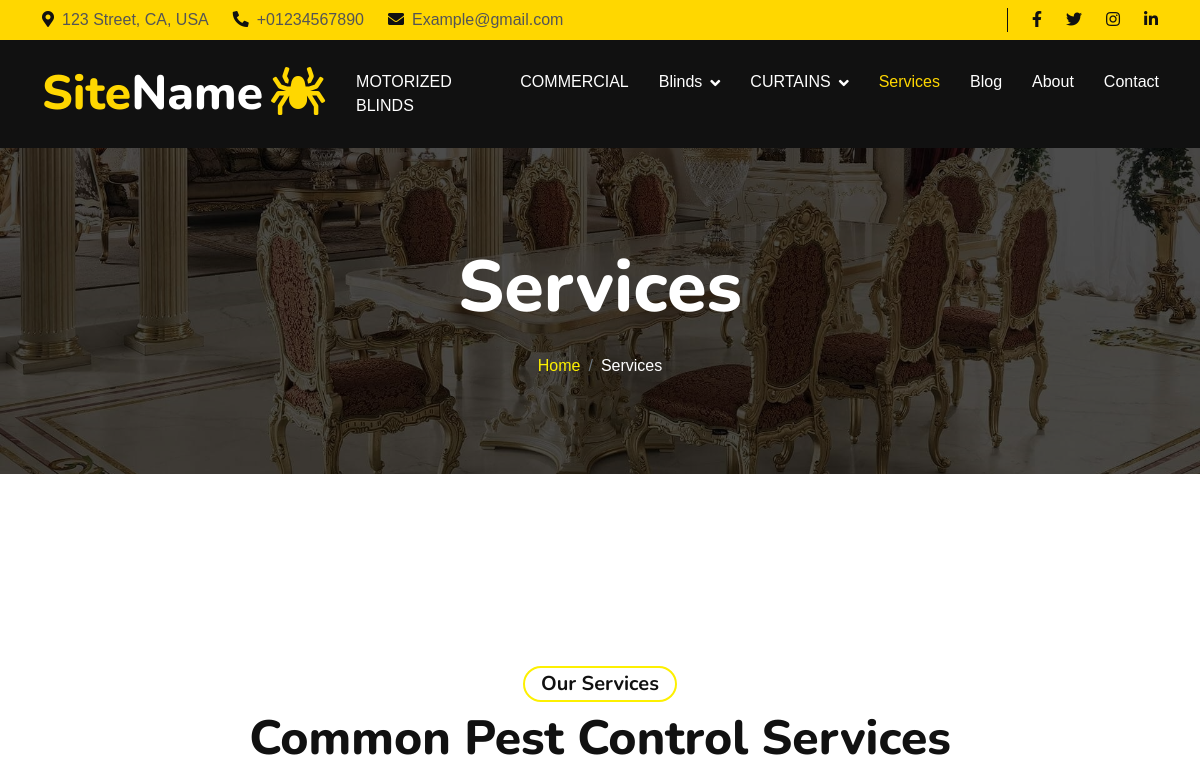
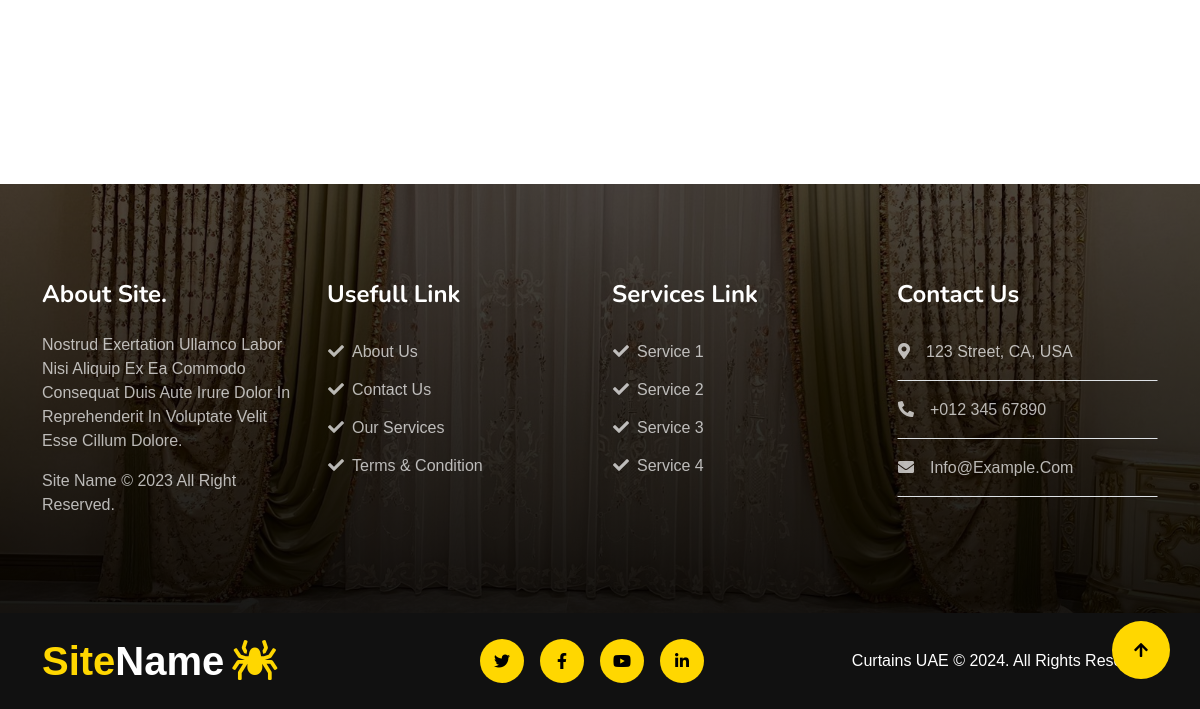
The page /services/ on the database as committed earlier (2 pictures, top to bottom).
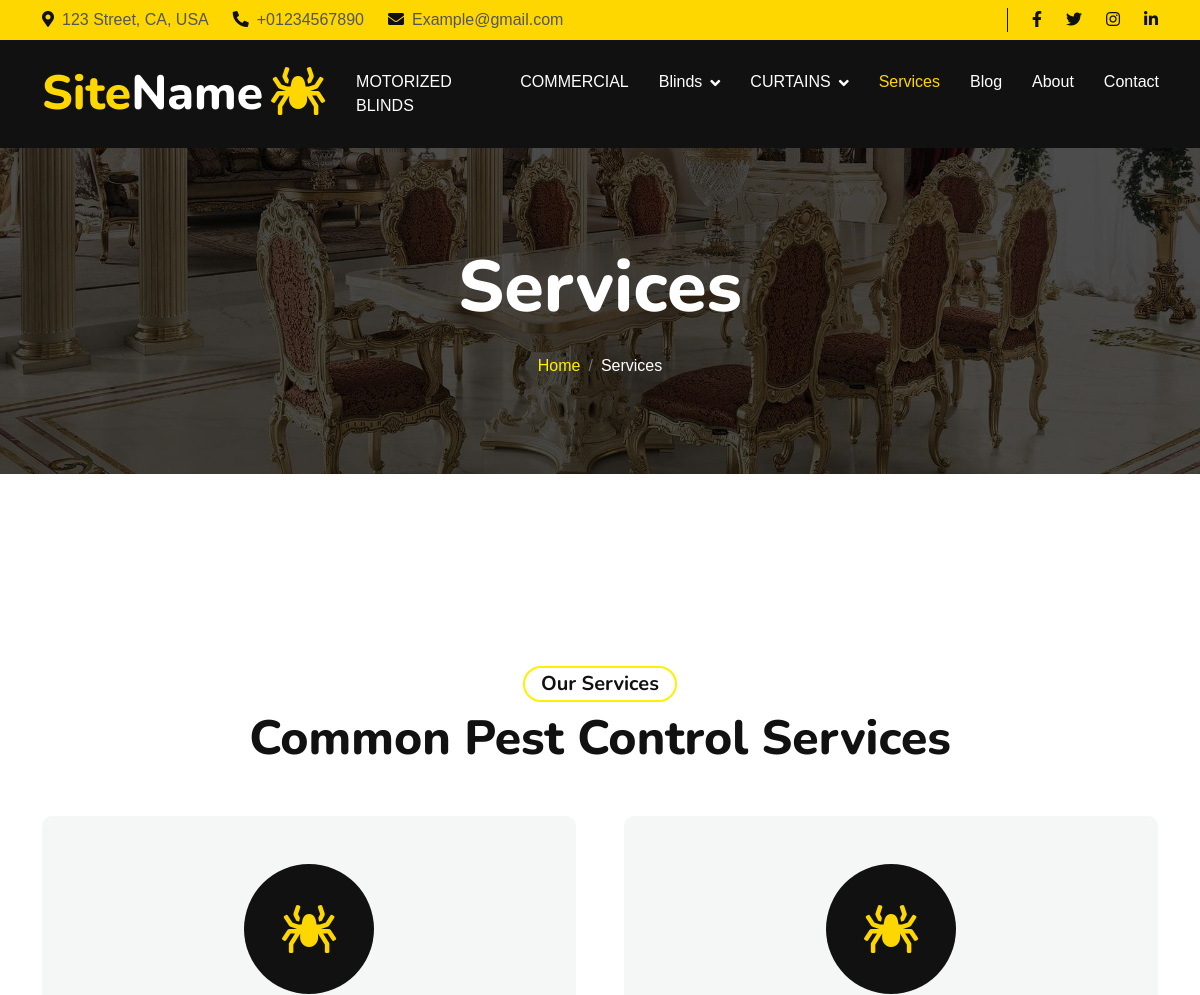
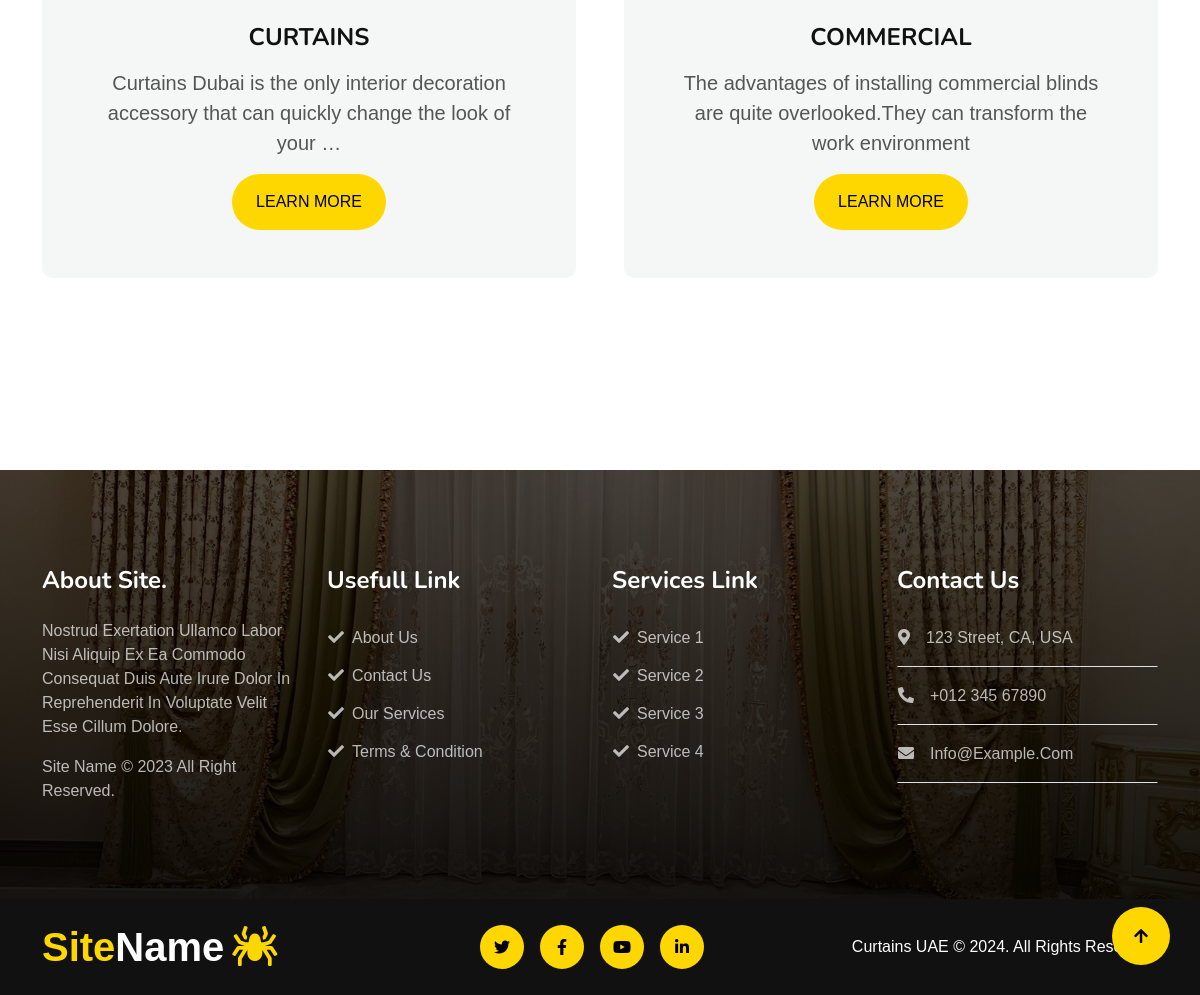
The same page on the database as committed later (2 pictures, top to bottom).
### service/models.py (models this page shows, shortened)
class Services(models.Model):
    name = models.CharField( max_length=50)
    icon = models.CharField(max_length=30)
    created_at = models.DateTimeField( ("created_at"),default=timezone.now)
    description = models.TextField(("description"),max_length=100000,null=True,blank=True)
    slug = models.SlugField(null=True,blank=True)
    class Meta:
        verbose_name = ("Services")
        verbose_name_plural = ("Services")
    def __str__(self):
        return self.name

### service/views.py (the view)
# urls.py: path('services/',include('service.urls')),
def services(request):
    services = Services.objects.all()
    context = {
        'services':services
    }
    return render(request , 'services.html' , context)

### about/about_context.py (called while the page is built)
def about(request):
    about = About.objects.last()
    context = {
        'about':about,
    }
    return context

### products/context.py (called while the page is built)
def nav(request):
    blinds_nav = Blinds.objects.all()
    curtains_nav = Curtains.objects.all()
    context = {
        'blinds_nav':blinds_nav,
        'curtains_nav':curtains_nav
    }
    return context

### service/templates/services.html (shortened to what this page needs)
{% extends "base.html" %}
{% load static %}
{% block body %}
        <div class="container-fluid page-header py-5">
            <div class="container text-center py-5">
                <h1 class="display-2 text-white mb-4 animated slideInDown">Services</h1>
                <nav aria-label="breadcrumb">
                    <ol class="breadcrumb justify-content-center mb-0 animated slideInDown">
                        <li class="breadcrumb-item"><a href="/">Home</a></li>
                        <li class="breadcrumb-item text-white" aria-current="page">Services</li>
                    </ol>
                </nav>
            </div>
        </div>
        <div class="container-fluid services py-5">
            <div class="container text-center py-5">
                <div class="text-center mb-5 wow fadeInUp" data-wow-delay=".3s">
                    <h5 class="mb-2 px-3 py-1 text-dark rounded-pill d-inline-block border border-2 border-primary">Our Services</h5>
                    <h1 class="display-5">Common Pest Control Services</h1>
                </div>
                <div class="row g-5">
                    {% for service in services %}
                    <div class="col-xxl-3 col-lg-6 col-md-6 col-sm-12 wow fadeInUp" data-wow-delay=".3s">
                        <div class="bg-light rounded p-5 services-item">
                            <div class="d-flex" style="align-items: center; justify-content: center;">
                                <div class="mb-4 rounded-circle services-inner-icon">
                                    <i class="fa fa-spider fa-3x text-primary"></i>
                                </div>
                            </div>
                            <h4>{{service}}</h4>
                            <p class="fs-5">{{service.description|safe|truncatewords:31}}</p>
                            <a href="{% url 'service_details' service.slug %}" class="btn btn-primary border-0 rounded-pill px-4 py-3">Learn More</a>
                        </div>
                    </div>
                    {% endfor %}
                </div>
            </div>
        </div>
{% endblock %}

### templates/base.html (shortened to what this page needs)
{% load static %}
<!DOCTYPE html>
<html lang="en">
    <head>
        <link href="https://cdnjs.cloudflare.com/ajax/libs/font-awesome/5.10.0/css/all.min.css" rel="stylesheet">
        <link href="https://cdn.jsdelivr.net/npm/bootstrap-icons@1.4.1/font/bootstrap-icons.css" rel="stylesheet">
        <link href="{% static 'lib/animate/animate.min.css'%}" rel="stylesheet">
        <link href="{% static 'lib/owlcarousel/assets/owl.carousel.min.css'%}" rel="stylesheet">
        <link href="{% static 'css/bootstrap.min.css'%}" rel="stylesheet">
        <link href="{% static 'css/style.css'%}" rel="stylesheet">
    </head>
    <body>
        <div class="container-fluid topbar-top bg-primary">
            <div class="container">
                <div class="d-flex justify-content-between topbar py-2">
                    <div class="d-flex align-items-center flex-shrink-0 topbar-info">
                        <a href="#" class="me-4 text-secondary"><i class="fas fa-map-marker-alt me-2 text-dark"></i>123 Street, CA, USA</a>
                        <a href="#" class="me-4 text-secondary"><i class="fas fa-phone-alt me-2 text-dark"></i>+01234567890</a>
                        <a href="#" class="text-secondary"><i class="fas fa-envelope me-2 text-dark"></i>Example@gmail.com</a>
                    </div>
                    <div class="text-end pe-4 me-4 border-end border-dark search-btn">
                    </div>
                    <div class="d-flex align-items-center justify-content-center topbar-icon">
                        <a href="#" class="me-4"><i class="fab fa-facebook-f text-dark"></i></a>
                        <a href="#" class="me-4"><i class="fab fa-twitter text-dark"></i></a>
                        <a href="#" class="me-4"><i class="fab fa-instagram text-dark"></i></a>
                        <a href="#" class=""><i class="fab fa-linkedin-in text-dark"></i></a>
                    </div>
                </div>
            </div>
        </div>
        <div class="container-fluid bg-dark">
            <div class="container">
                <nav class="navbar navbar-dark navbar-expand-lg py-lg-0">
                    <a href="/" class="navbar-brand">
                        <h1 class="text-primary mb-0 display-5">Site<span class="text-white">Name</span><i class="fa fa-spider text-primary ms-2"></i></h1>
                    </a>
                    <div class="collapse navbar-collapse me-n3" id="navbarCollapse">
                        <div class="navbar-nav ms-auto">
                            <a href="{% url 'motorizedblinds'%}" class="nav-item nav-link {% if request.path == '/products/motorizedblind/' %}active{% endif %} ">MOTORIZED BLINDS</a>
                            <a href="{% url 'commercial_list'%}" class="nav-item nav-link {% if request.path == '/products/commercial/' %}active{% endif %} ">COMMERCIAL</a>
                            <div class="nav-item dropdown">
                                <a href="{% url 'blinds_list'%}" class="nav-link {% if request.path == '/products/blinds/' %}active{% endif %} dropdown-toggle" data-bs-toggle="dropdown">Blinds</a>
                            </div>
                            <div class="nav-item dropdown">
                                <a href="{% url 'curtains_list'%}" class="nav-link {% if request.path == '/products/curtains/' %}active{% endif %} dropdown-toggle" data-bs-toggle="dropdown">CURTAINS</a>
                            </div>
                            <a href="{% url 'services'%}" class="nav-item nav-link {% if request.path == '/services/' %}active{% endif %}">Services</a>
                            <a href="blog.html" class="nav-item nav-link {% if request.path == '/blog/' %}active{% endif %}">Blog</a>
                            <a href="{% url 'about'%}" class="nav-item nav-link {% if request.path == '/about/' %}active{% endif %}">About</a>
                            <a href="{% url 'contact'%}" class="nav-item nav-link {% if request.path == '/contact/' %}active{% endif %}">Contact</a>
                        </div>
                    </div>
                </nav>
            </div>
        </div>
{% block body %}
    {% endblock body %}
        <div class="container-fluid footer py-5 wow fadeIn" data-wow-delay=".3s">
            <div class="container py-5">
                <div class="row g-4 footer-inner">
                    <div class="col-lg-3 col-md-6">
                        <div class="footer-item">
                            <h4 class="text-white fw-bold mb-4">About Site.</h4>
                            <p>Nostrud exertation ullamco labor nisi aliquip ex ea commodo consequat duis aute irure dolor in reprehenderit in voluptate velit esse cillum dolore.</p>
                            <p class="mb-0"><a class="" href="#">site name </a> &copy; 2023 All Right Reserved.</p>
                        </div>
                    </div>
                    <div class="col-lg-3 col-md-6">
                        <div class="footer-item">
                            <h4 class="text-white fw-bold mb-4">Usefull Link</h4>
                            <div class="d-flex flex-column align-items-start">
                                <a class="btn btn-link ps-0" href=""><i class="fa fa-check me-2"></i>About Us</a>
                                <a class="btn btn-link ps-0" href=""><i class="fa fa-check me-2"></i>Contact Us</a>
                                <a class="btn btn-link ps-0" href=""><i class="fa fa-check me-2"></i>Our Services</a>
                                <a class="btn btn-link ps-0" href=""><i class="fa fa-check me-2"></i>Terms & Condition</a>
                            </div>
                        </div>
                    </div>
                    <div class="col-lg-3 col-md-6">
                        <div class="footer-item">
                            <h4 class="text-white fw-bold mb-4">Services Link</h4>
                            <div class="d-flex flex-column align-items-start">
                                <a class="btn btn-link ps-0" href=""><i class="fa fa-check me-2"></i>Service 1</a>
                                <a class="btn btn-link ps-0" href=""><i class="fa fa-check me-2"></i>Service 2</a>
                                <a class="btn btn-link ps-0" href=""><i class="fa fa-check me-2"></i>Service 3</a>
                                <a class="btn btn-link ps-0" href=""><i class="fa fa-check me-2"></i>Service 4</a>
                            </div>
                        </div>
                    </div>
                    <div class="col-lg-3 col-md-6">
                        <div class="footer-item">
                            <h4 class="text-white fw-bold mb-4">Contact Us</h4>
                            <a href="" class="btn btn-link w-100 text-start ps-0 pb-3 border-bottom rounded-0"><i class="fa fa-map-marker-alt me-3"></i>123 Street, CA, USA</a>
                            <a href="" class="btn btn-link w-100 text-start ps-0 py-3 border-bottom rounded-0"><i class="fa fa-phone-alt me-3"></i>+012 345 67890</a>
                            <a href="" class="btn btn-link w-100 text-start ps-0 py-3 border-bottom rounded-0"><i class="fa fa-envelope me-3"></i>info@example.com</a>
                        </div>
                    </div>
                </div>
            </div>
        </div>
        <div class="container-fluid copyright bg-dark py-4">
            <div class="container">
                <div class="row">
                    <div class="col-md-4 text-center text-md-start mb-3 mb-md-0">
                        <a href="#" class="text-primary mb-0 display-6">Site<span class="text-white">Name</span><i class="fa fa-spider text-primary ms-2"></i></a>
                    </div>
                    <div class="col-md-4 copyright-btn text-center text-md-start mb-3 mb-md-0 flex-shrink-0">
                        <a class="btn btn-primary rounded-circle me-3 copyright-icon" href=""><i class="fab fa-twitter"></i></a>
                        <a class="btn btn-primary rounded-circle me-3 copyright-icon" href=""><i class="fab fa-facebook-f"></i></a>
                        <a class="btn btn-primary rounded-circle me-3 copyright-icon" href=""><i class="fab fa-youtube"></i></a>
                        <a class="btn btn-primary rounded-circle me-3 copyright-icon" href=""><i class="fab fa-linkedin-in"></i></a>
                    </div>
                    <div class="col-md-4 my-auto text-center text-md-end text-white">
                        Curtains UAE © 2024. All Rights Reserved.
                    </div>
                </div>
            </div>
        </div>
        <a href="#" class="btn btn-primary rounded-circle border-3 back-to-top"><i class="fa fa-arrow-up"></i></a>
    </body>
</html>

### static/css/style.css (style rules this page uses)
:root { --primary: #FFD700; }
.back-to-top { position: fixed; right: 30px; bottom: 30px; display: flex; width: 58px; height: 58px; align-items: center; justify-content: center; z-index: 99; }
.btn { text-transform: uppercase; font-weight: 500; transition: .5s; }
.btn.btn-primary { background-color:var(--primary) !important ; box-shadow: inset 0 0 0 0 var(--bs-dark); border: var(--primary) !important; }
.text-primary { color: var(--primary) !important; }
.bg-primary { background-color: var(--primary) !important; }
.search-btn { position: relative; width: 100%; padding: 0 0 0 25px; }
.navbar .navbar-nav { padding: 15px 0; }
.navbar .navbar-nav .nav-link { padding: 15px; color: var(--bs-white); font-weight: 500; font-size: 16px; outline: none; transition: .5s; }
.navbar .navbar-nav .nav-link:hover, .navbar .navbar-nav .nav-link.active { color: var(--primary); transition: .5s; }
.navbar .dropdown-toggle::after { border: none; content: "\f107"; font-family: "Font Awesome 5 Free"; font-weight: 800; vertical-align: middle; margin-left: 8px; }
.page-header { background: linear-gradient(rgba(0, 0, 0, .7), rgba(0, 0, 0, .7)), url(../img/10.jpg) center center no-repeat; background-size: cover; margin-bottom: 6rem; }
.services-inner-icon { width: 130px; height: 130px; background: var(--bs-dark); display: flex; align-items: center; justify-content: center; transition: .5s; position: relative; }
.services-inner-icon::after { content: ""; position: absolute; width: 0; height: 0; border-radius: 62px; top: 50%; left: 50%; transition: .5s; }
.services-item i { text-align: center; transition: .5s; }
.footer { background: linear-gradient(rgba(0, 0, 0, .7), rgba(0, 0, 0, 0.9)), url(../img/5.jpg) center center no-repeat; background-size: cover; color: rgba(255, 255, 255, .7); margin-top: 6rem; }
.footer-item, .footer-item a { color: rgba(255, 255, 255, .7); text-transform: capitalize; }
.copyright .copyright-btn { display: flex; align-items: center; justify-content: center; }
.copyright .copyright-icon { width: 44px; height: 44px; display: flex; align-items: center; justify-content: center; }

Rows that differ between the two databases and show on the page:
added Services: name "CURTAINS", description "Curtains Dubai is the only interior decoration accessory that can quickly change the look of your …"
added Services: name "COMMERCIAL", description "The advantages of installing commercial blinds are quite overlooked.They can transform the work environment"
